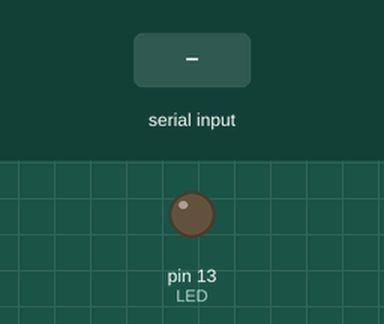
Bench run of a sketch on a simulated Arduino Uno, built with avr-gcc and run on an emulated ATmega328P. Parts: output pins drawn as LEDs (lit = HIGH). Inputs (shaded band) come from the test bench.

Above: at 1.2 s.
1.3 s: "1" received over the second serial link
Timing chart, 0 to 4.3 s (numbered marks = the images above; inputs shaded):
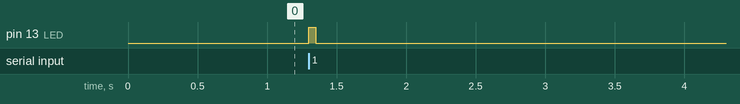

The sketch:

reciever.ino
```cpp
/* 1byte HC12 Receiver example.
/* Tutorial link: http://electronoobs.com/eng_arduino_tut96.php
 * Code: http://electronoobs.com/eng_arduino_tut96_code1.php
 * Scheamtic: http://electronoobs.com/eng_arduino_tut96_sch1.php
 * Youtube Channel: http://www.youtube/c/electronoobs
 *
  Module // Arduino UNO/NANO
    GND    ->   GND
    Vcc    ->   3.3V
    Tx     ->   D10
    Rx     ->   D11
 */
#include <SoftwareSerial.h>
SoftwareSerial HC12(10, 11); // HC-12 TX Pin, HC-12 RX Pin
int LED = 13;
int val;

void setup()
{
  Serial.begin(9600);             // Serial port to computer
  HC12.begin(9600);               // Serial port to HC12
  pinMode(LED,OUTPUT);
}

void loop()
{
  if(HC12.available())  // If HC-12 has data
  {
    val = HC12.read();
    digitalWrite(LED, HIGH);
    delay(val);
    digitalWrite(LED, LOW);
    delay(val);
  }

}
```

Measured:
- after the input at 1.3 s, pin 13 (LED): LOW → HIGH at once, → LOW 0.05 s later
